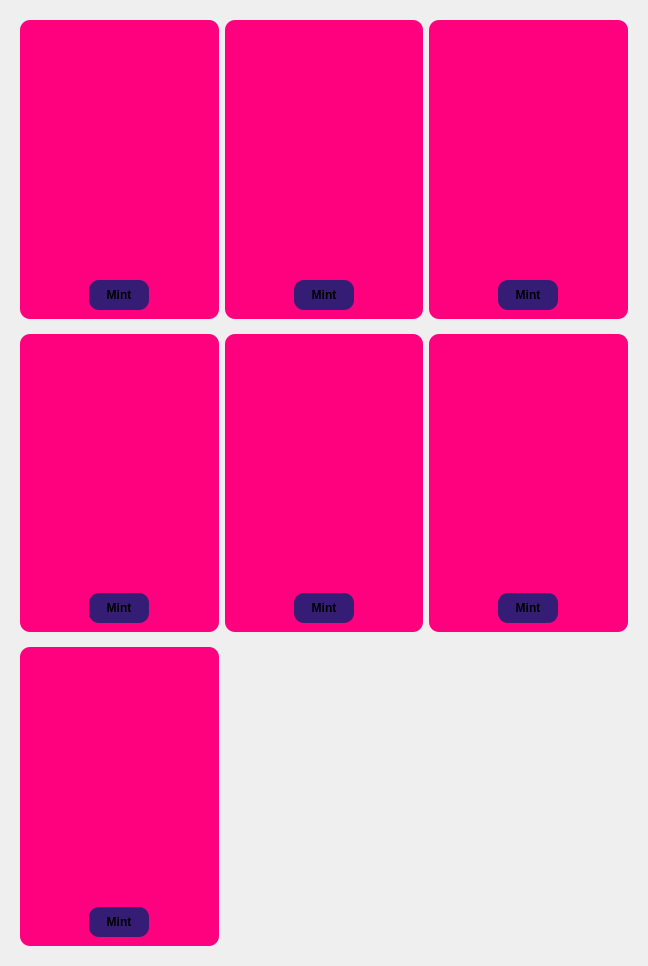
                <widget class="QWidget" name="scrollAreaWidgetContents">
                 <property name="geometry">
                  <rect>
                   <x>0</x>
                   <y>0</y>
                   <width>648</width>
                   <height>966</height>
                  </rect>
                 </property>
                 <layout class="QVBoxLayout" name="verticalLayout_28">
                  <item>
                   <widget class="QWidget" name="widget" native="true">
                    <property name="styleSheet">
                     <string notr="true"/>
                    </property>
                    <layout class="QGridLayout" name="gridLayout_2">
                     <property name="verticalSpacing">
                      <number>15</number>
                     </property>
                     <item row="0" column="0">
                      <widget class="QFrame" name="frame_28">
                       <property name="sizePolicy">
                        <sizepolicy hsizetype="Preferred" vsizetype="Preferred">
                         <horstretch>0</horstretch>
                         <verstretch>0</verstretch>
                        </sizepolicy>
                       </property>
                       <property name="minimumSize">
                        <size>
                         <width>0</width>
                         <height>0</height>
                        </size>
                       </property>
                       <property name="maximumSize">
                        <size>
                         <width>200</width>
                         <height>300</height>
                        </size>
                       </property>
                       <property name="styleSheet">
                        <string notr="true">border-radius:10px;
background-color: rgb(255, 0, 127);</string>
                       </property>
                       <property name="frameShape">
                        <enum>QFrame::StyledPanel</enum>
                       </property>
                       <property name="frameShadow">
                        <enum>QFrame::Raised</enum>
                       </property>
                       <layout class="QVBoxLayout" name="verticalLayout_46">
                        <item>
                         <widget class="QLabel" name="label_56">
                          <property name="text">
                           <string/>
                          </property>
                          <property name="pixmap">
                           <pixmap>images/intel.png</pixmap>
                          </property>
                          <property name="scaledContents">
                           <bool>true</bool>
                          </property>
                         </widget>
                        </item>
                        <item alignment="Qt::AlignHCenter">
                         <widget class="QPushButton" name="pushButton_15">
                          <property name="sizePolicy">
                           <sizepolicy hsizetype="Fixed" vsizetype="Fixed">
                            <horstretch>0</horstretch>
                            <verstretch>0</verstretch>
                           </sizepolicy>
                          </property>
                          <property name="minimumSize">
                           <size>
                            <width>60</width>
                            <height>30</height>
                           </size>
                          </property>
                          <property name="font">
                           <font>
                            <weight>75</weight>
                            <bold>true</bold>
                           </font>
                          </property>
                          <property name="toolTip">
                           <string>Click to mint NFT</string>
                          </property>
                          <property name="styleSheet">
                           <string notr="true">background-color:#351c75;
border-radius:10px;</string>
                          </property>
                          <property name="text">
                           <string>Mint</string>
                          </property>
                          <property name="icon">
                           <iconset resource="resources.qrc">
                            <normaloff>:/icons/icons/slack.svg</normaloff>:/icons/icons/slack.svg</iconset>
                          </property>
                         </widget>
                        </item>
                       </layout>
                      </widget>
                     </item>
                     <item row="0" column="1">
                      <widget class="QFrame" name="frame_15">
                       <property name="sizePolicy">
                        <sizepolicy hsizetype="Preferred" vsizetype="Preferred">
                         <horstretch>0</horstretch>
                         <verstretch>0</verstretch>
                        </sizepolicy>
                       </property>
                       <property name="minimumSize">
                        <size>
                         <width>0</width>
                         <height>0</height>
                        </size>
                       </property>
                       <property name="maximumSize">
                        <size>
                         <width>200</width>
                         <height>300</height>
                        </size>
                       </property>
                       <property name="styleSheet">
                        <string notr="true">border-radius:10px;
background-color: rgb(255, 0, 127);</string>
                       </property>
                       <property name="frameShape">
                        <enum>QFrame::StyledPanel</enum>
                       </property>
                       <property name="frameShadow">
                        <enum>QFrame::Raised</enum>
                       </property>
                       <layout class="QVBoxLayout" name="verticalLayout_33">
                        <item>
                         <widget class="QLabel" name="label_35">
                          <property name="text">
                           <string/>
                          </property>
                          <property name="pixmap">
                           <pixmap>images/intel.png</pixmap>
                          </property>
                          <property name="scaledContents">
                           <bool>true</bool>
                          </property>
                         </widget>
                        </item>
                        <item alignment="Qt::AlignHCenter">
                         <widget class="QPushButton" name="pushButton_4">
                          <property name="sizePolicy">
                           <sizepolicy hsizetype="Fixed" vsizetype="Fixed">
                            <horstretch>0</horstretch>
                            <verstretch>0</verstretch>
                           </sizepolicy>
                          </property>
                          <property name="minimumSize">
                           <size>
                            <width>60</width>
                            <height>30</height>
                           </size>
                          </property>
                          <property name="font">
                           <font>
                            <weight>75</weight>
                            <bold>true</bold>
                           </font>
                          </property>
                          <property name="toolTip">
                           <string>Click to mint NFT</string>
                          </property>
                          <property name="styleSheet">
                           <string notr="true">background-color:#351c75;
border-radius:10px;</string>
                          </property>
                          <property name="text">
                           <string>Mint</string>
                          </property>
                          <property name="icon">
                           <iconset resource="resources.qrc">
                            <normaloff>:/icons/icons/slack.svg</normaloff>:/icons/icons/slack.svg</iconset>
                          </property>
                         </widget>
                        </item>
                       </layout>
                      </widget>
                     </item>
                     <item row="0" column="2">
                      <widget class="QFrame" name="frame_16">
                       <property name="maximumSize">
                        <size>
                         <width>200</width>
                         <height>300</height>
                        </size>
                       </property>
                       <property name="styleSheet">
                        <string notr="true">border-radius:10px;
background-color: rgb(255, 0, 127);</string>
                       </property>
                       <property name="frameShape">
                        <enum>QFrame::StyledPanel</enum>
                       </property>
                       <property name="frameShadow">
                        <enum>QFrame::Raised</enum>
                       </property>
                       <layout class="QVBoxLayout" name="verticalLayout_34">
                        <item>
                         <widget class="QLabel" name="label_34">
                          <property name="text">
                           <string/>
                          </property>
                          <property name="pixmap">
                           <pixmap>images/intel.png</pixmap>
                          </property>
                          <property name="scaledContents">
                           <bool>true</bool>
                          </property>
                         </widget>
                        </item>
                        <item alignment="Qt::AlignHCenter">
                         <widget class="QPushButton" name="pushButton_7">
                          <property name="sizePolicy">
                           <sizepolicy hsizetype="Fixed" vsizetype="Fixed">
                            <horstretch>0</horstretch>
                            <verstretch>0</verstretch>
                           </sizepolicy>
                          </property>
                          <property name="minimumSize">
                           <size>
                            <width>60</width>
                            <height>30</height>
                           </size>
                          </property>
                          <property name="font">
                           <font>
                            <weight>75</weight>
                            <bold>true</bold>
                           </font>
                          </property>
                          <property name="toolTip">
                           <string>Click to mint NFT</string>
                          </property>
                          <property name="styleSheet">
                           <string notr="true">background-color:#351c75;
border-radius:10px;</string>
                          </property>
                          <property name="text">
                           <string>Mint</string>
                          </property>
                          <property name="icon">
                           <iconset resource="resources.qrc">
                            <normaloff>:/icons/icons/slack.svg</normaloff>:/icons/icons/slack.svg</iconset>
                          </property>
                         </widget>
                        </item>
                       </layout>
                      </widget>
                     </item>
                     <item row="1" column="0">
                      <widget class="QFrame" name="frame_54">
                       <property name="sizePolicy">
                        <sizepolicy hsizetype="Preferred" vsizetype="Preferred">
                         <horstretch>0</horstretch>
                         <verstretch>0</verstretch>
                        </sizepolicy>
                       </property>
                       <property name="minimumSize">
                        <size>
                         <width>0</width>
                         <height>0</height>
                        </size>
                       </property>
                       <property name="maximumSize">
                        <size>
                         <width>200</width>
                         <height>300</height>
                        </size>
                       </property>
                       <property name="styleSheet">
                        <string notr="true">border-radius:10px;
background-color: rgb(255, 0, 127);</string>
                       </property>
                       <property name="frameShape">
                        <enum>QFrame::StyledPanel</enum>
                       </property>
                       <property name="frameShadow">
                        <enum>QFrame::Raised</enum>
                       </property>
                       <layout class="QVBoxLayout" name="verticalLayout_73">
                        <item>
                         <widget class="QLabel" name="label_58">
                          <property name="text">
                           <string/>
                          </property>
                          <property name="pixmap">
                           <pixmap>images/intel.png</pixmap>
                          </property>
                          <property name="scaledContents">
                           <bool>true</bool>
                          </property>
                         </widget>
                        </item>
                        <item alignment="Qt::AlignHCenter">
                         <widget class="QPushButton" name="pushButton_30">
                          <property name="sizePolicy">
                           <sizepolicy hsizetype="Fixed" vsizetype="Fixed">
                            <horstretch>0</horstretch>
                            <verstretch>0</verstretch>
                           </sizepolicy>
                          </property>
                          <property name="minimumSize">
                           <size>
                            <width>60</width>
                            <height>30</height>
                           </size>
                          </property>
                          <property name="font">
                           <font>
                            <weight>75</weight>
                            <bold>true</bold>
                           </font>
                          </property>
                          <property name="toolTip">
                           <string>Click to mint NFT</string>
                          </property>
                          <property name="styleSheet">
                           <string notr="true">background-color:#351c75;
border-radius:10px;</string>
                          </property>
                          <property name="text">
                           <string>Mint</string>
                          </property>
                          <property name="icon">
                           <iconset resource="resources.qrc">
                            <normaloff>:/icons/icons/slack.svg</normaloff>:/icons/icons/slack.svg</iconset>
                          </property>
                         </widget>
                        </item>
                       </layout>
                      </widget>
                     </item>
                     <item row="1" column="1">
                      <widget class="QFrame" name="frame_51">
                       <property name="sizePolicy">
                        <sizepolicy hsizetype="Preferred" vsizetype="Preferred">
                         <horstretch>0</horstretch>
                         <verstretch>0</verstretch>
                        </sizepolicy>
                       </property>
                       <property name="minimumSize">
                        <size>
                         <width>0</width>
                         <height>0</height>
                        </size>
                       </property>
                       <property name="maximumSize">
                        <size>
                         <width>200</width>
                         <height>300</height>
                        </size>
                       </property>
                       <property name="styleSheet">
                        <string notr="true">border-radius:10px;
background-color: rgb(255, 0, 127);</string>
                       </property>
                       <property name="frameShape">
                        <enum>QFrame::StyledPanel</enum>
                       </property>
                       <property name="frameShadow">
                        <enum>QFrame::Raised</enum>
                       </property>
                       <layout class="QVBoxLayout" name="verticalLayout_70">
                        <item>
                         <widget class="QLabel" name="label_57">
                          <property name="text">
                           <string/>
                          </property>
                          <property name="pixmap">
                           <pixmap>images/intel.png</pixmap>
                          </property>
                          <property name="scaledContents">
                           <bool>true</bool>
                          </property>
                         </widget>
                        </item>
                        <item alignment="Qt::AlignHCenter">
                         <widget class="QPushButton" name="pushButton_16">
                          <property name="sizePolicy">
                           <sizepolicy hsizetype="Fixed" vsizetype="Fixed">
                            <horstretch>0</horstretch>
                            <verstretch>0</verstretch>
                           </sizepolicy>
                          </property>
                          <property name="minimumSize">
                           <size>
                            <width>60</width>
                            <height>30</height>
                           </size>
                          </property>
                          <property name="font">
                           <font>
                            <weight>75</weight>
                            <bold>true</bold>
                           </font>
                          </property>
                          <property name="toolTip">
                           <string>Click to mint NFT</string>
                          </property>
                          <property name="styleSheet">
                           <string notr="true">background-color:#351c75;
border-radius:10px;</string>
                          </property>
                          <property name="text">
                           <string>Mint</string>
                          </property>
                          <property name="icon">
                           <iconset resource="resources.qrc">
                            <normaloff>:/icons/icons/slack.svg</normaloff>:/icons/icons/slack.svg</iconset>
                          </property>
                         </widget>
                        </item>
                       </layout>
                      </widget>
                     </item>
                     <item row="1" column="2">
                      <widget class="QFrame" name="frame_27">
                       <property name="sizePolicy">
                        <sizepolicy hsizetype="Preferred" vsizetype="Preferred">
                         <horstretch>0</horstretch>
                         <verstretch>0</verstretch>
                        </sizepolicy>
                       </property>
                       <property name="minimumSize">
                        <size>
                         <width>0</width>
                         <height>0</height>
                        </size>
                       </property>
                       <property name="maximumSize">
                        <size>
                         <width>200</width>
                         <height>300</height>
                        </size>
                       </property>
                       <property name="styleSheet">
                        <string notr="true">border-radius:10px;
background-color: rgb(255, 0, 127);</string>
                       </property>
                       <property name="frameShape">
                        <enum>QFrame::StyledPanel</enum>
                       </property>
                       <property name="frameShadow">
                        <enum>QFrame::Raised</enum>
                       </property>
                       <layout class="QVBoxLayout" name="verticalLayout_45">
                        <item>
                         <widget class="QLabel" name="label_53">
                          <property name="text">
                           <string/>
                          </property>
                          <property name="pixmap">
                           <pixmap>images/intel.png</pixmap>
                          </property>
                          <property name="scaledContents">
                           <bool>true</bool>
                          </property>
                         </widget>
                        </item>
                        <item alignment="Qt::AlignHCenter">
                         <widget class="QPushButton" name="pushButton_6">
                          <property name="sizePolicy">
                           <sizepolicy hsizetype="Fixed" vsizetype="Fixed">
                            <horstretch>0</horstretch>
                            <verstretch>0</verstretch>
                           </sizepolicy>
                          </property>
                          <property name="minimumSize">
                           <size>
                            <width>60</width>
                            <height>30</height>
                           </size>
                          </property>
                          <property name="font">
                           <font>
                            <weight>75</weight>
                            <bold>true</bold>
                           </font>
                          </property>
                          <property name="toolTip">
                           <string>Click to mint NFT</string>
                          </property>
                          <property name="styleSheet">
                           <string notr="true">background-color:#351c75;
border-radius:10px;</string>
                          </property>
                          <property name="text">
                           <string>Mint</string>
                          </property>
                          <property name="icon">
                           <iconset resource="resources.qrc">
                            <normaloff>:/icons/icons/slack.svg</normaloff>:/icons/icons/slack.svg</iconset>
                          </property>
                         </widget>
                        </item>
                       </layout>
                      </widget>
                     </item>
                     <item row="2" column="0">
                      <widget class="QFrame" name="frame_11">
                       <property name="maximumSize">
                        <size>
                         <width>200</width>
                         <height>300</height>
                        </size>
                       </property>
                       <property name="styleSheet">
                        <string notr="true">border-radius:10px;
background-color: rgb(255, 0, 127);</string>
                       </property>
                       <property name="frameShape">
                        <enum>QFrame::StyledPanel</enum>
                       </property>
                       <property name="frameShadow">
                        <enum>QFrame::Raised</enum>
                       </property>
                       <layout class="QVBoxLayout" name="verticalLayout_30">
                        <item>
                         <widget class="QLabel" name="label_36">
                          <property name="text">
                           <string/>
                          </property>
                          <property name="pixmap">
                           <pixmap>images/intel.png</pixmap>
                          </property>
                          <property name="scaledContents">
                           <bool>true</bool>
                          </property>
                         </widget>
                        </item>
                        <item alignment="Qt::AlignHCenter">
                         <widget class="QPushButton" name="pushButton">
                          <property name="sizePolicy">
                           <sizepolicy hsizetype="Fixed" vsizetype="Fixed">
                            <horstretch>0</horstretch>
                            <verstretch>0</verstretch>
                           </sizepolicy>
                          </property>
                          <property name="minimumSize">
                           <size>
                            <width>60</width>
                            <height>30</height>
                           </size>
                          </property>
                          <property name="font">
                           <font>
                            <weight>75</weight>
                            <bold>true</bold>
                           </font>
                          </property>
                          <property name="styleSheet">
                           <string notr="true">background-color:#351c75;
border-radius:10px;</string>
                          </property>
                          <property name="text">
                           <string>Mint</string>
                          </property>
                          <property name="icon">
                           <iconset resource="resources.qrc">
                            <normaloff>:/icons/icons/slack.svg</normaloff>:/icons/icons/slack.svg</iconset>
                          </property>
                         </widget>
                        </item>
                       </layout>
                      </widget>
                     </item>
                    </layout>
                   </widget>
                  </item>
                 </layout>
                </widget>
